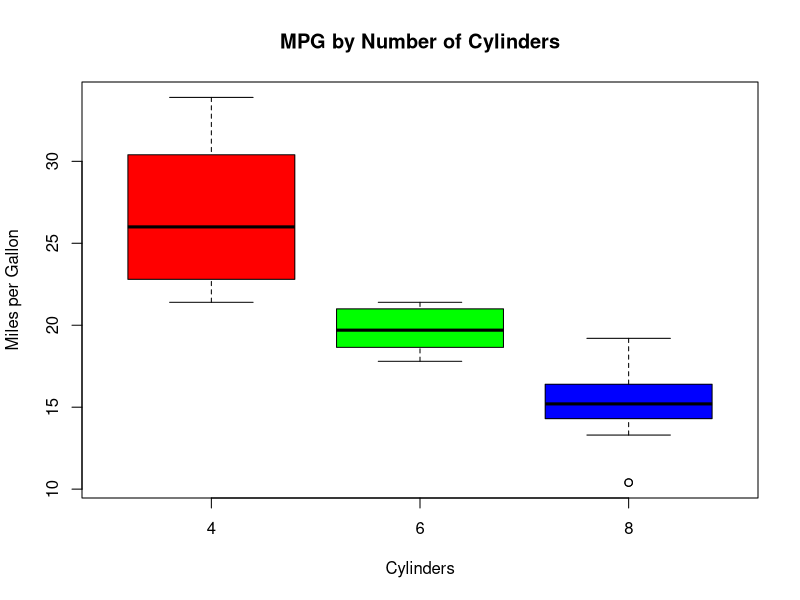

The R source for this figure:
## ---- chunk 1
knitr::opts_chunk$set(echo = FALSE)
library(ggplot2)
## ---- chunk 2
boxplot(mpg ~ cyl, data=mtcars, main="MPG by Number of Cylinders", xlab="Cylinders", ylab="Miles per Gallon", col=c("red", "green", "blue")) 
